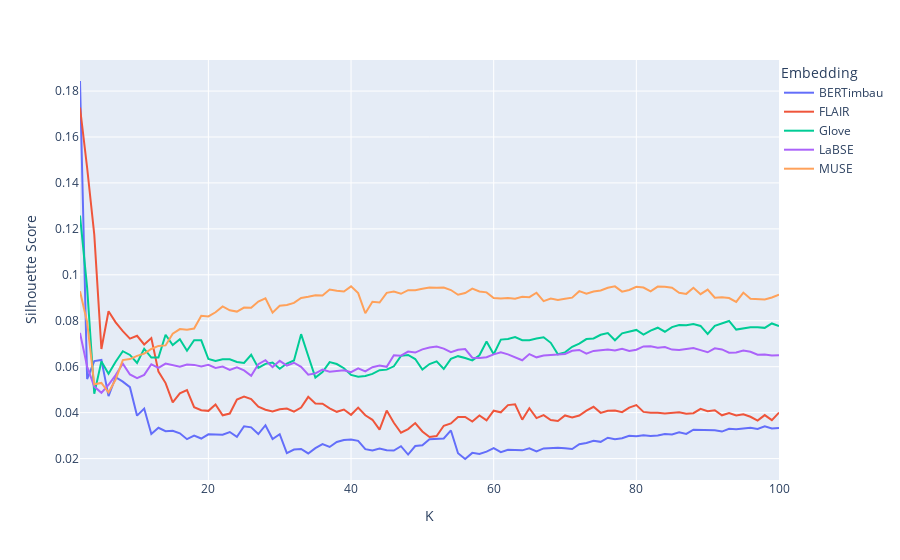

Source (notebook cell):
### Code cell
metrics_helper.show_silhouette_score()
